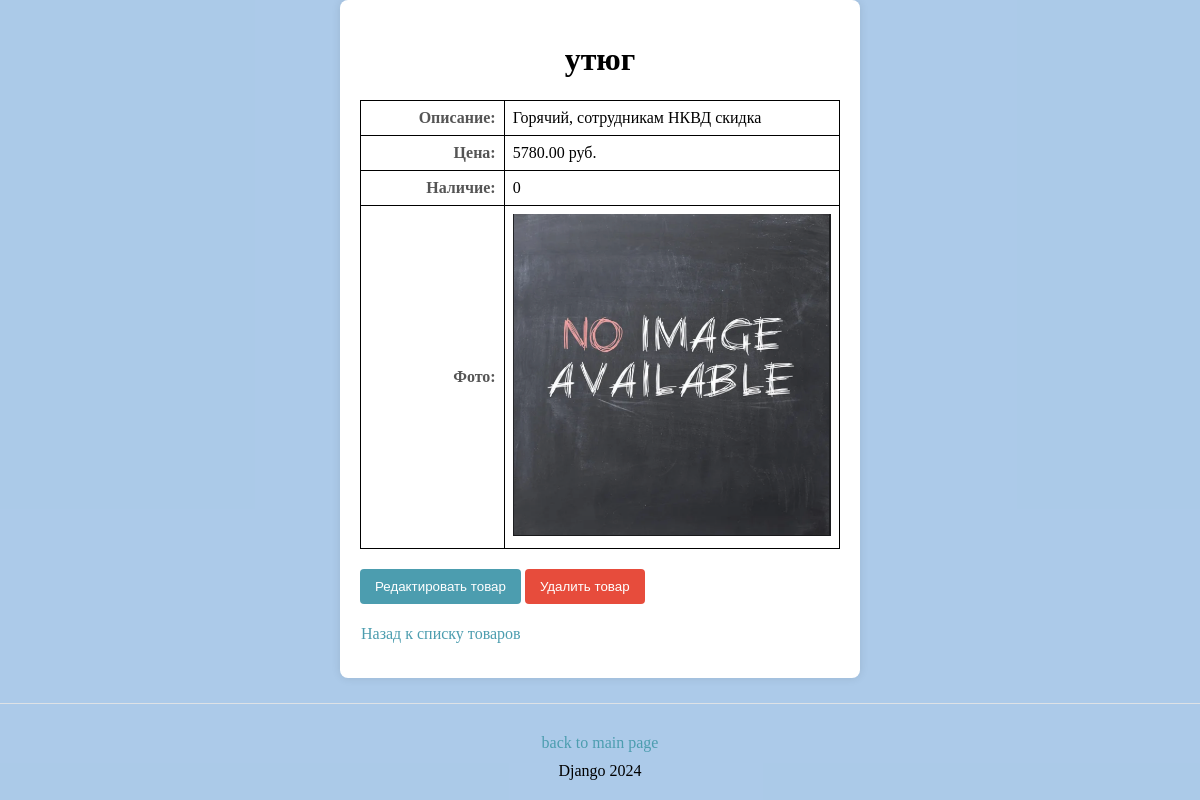
Page /products/3/ on the committed database.
### products/models.py (models this page shows, shortened)
class Product(models.Model):
    objects = models.Manager()
    name = models.CharField(max_length=255, unique=True)
    description = models.TextField(null=True, blank=True)
    price = models.DecimalField(max_digits=10, decimal_places=2)
    count = models.PositiveIntegerField(default=0)
    image = models.ImageField(upload_to='products/', null=True, blank=True)
    class Meta:
        permissions = [
            ("can_view_product", "Can view product"),
            ("can_add_product", "Can add product"),
            ("can_change_product", "Can change product"),
            ("can_delete_product", "Can delete product"),
        ]

### products/views.py (the view)
# urls.py: path('<int:pk>/', product_detail, name='product_detail'),
def product_detail(request, pk):
    product = get_object_or_404(Product, pk=pk)
    return render(request, 'products/product_detail.html',
                  {'product': product})

### templates/products/product_detail.html (shortened to what this page needs)
{% load static %}
<!DOCTYPE html>
<html lang="en">
<head>
    <link rel="stylesheet" href="{% static 'product/product.css' %}">
    <link rel="stylesheet" href="{% static 'other/other.css' %}">
</head>
<body>
<div class="form-container">
    <h1>{{ product.name }}</h1>
    <table class="product-table">
        <tr>
            <td class="label">Описание:</td>
            <td>{{ product.description }}</td>
        </tr>
        <tr>
            <td class="label">Цена:</td>
            <td>{{ product.price }} руб.</td>
        </tr>
        <tr>
            <td class="label">Наличие:</td>
            <td>{{ product.count }}</td>
        </tr>
        <tr>
            <td class="label">Фото:</td>
            <td>
                {% if product.image %}
                    <img src="{{ product.image.url }}" alt="{{ product.name }}"
                         class="product-image">
                {% else %}
                    <img src="{% static 'market/img/default.png' %}"
                     alt="Изображение отсутствует">
                {% endif %}
            </td>
        </tr>
    </table>
    <div>
        <form action="{% url 'products:product_update' product.id %}"
              method="GET"
              style="display:inline;">
            <button type="submit" class="button">Редактировать товар</button>
        </form>
        <form action="{% url 'products:product_delete' product.id %}"
              method="GET"
              style="display:inline;">
            <button type="submit" class="delete-button">Удалить товар
            </button>
        </form>
        <p><a href="{% url 'products:product_list' %}"
              class="back-button">Назад
            к списку товаров</a></p>
    </div>
</div>
<footer>
    <a href="{% url 'main' %}" class="footer-button">back to main page</a>
    <p>Django 2024</p>
</footer>
</body>
</html>

### static/product/product.css (style rules this page uses)
html, body { height: 100%; margin: 0; background-color: rgba(129, 175, 221, 0.42); display: flex; flex-direction: column; }
h1, h3 { text-align: center; }
p { margin: 1px; }
.product-table { border: 1px solid black; border-collapse: collapse; padding: 8px; margin-bottom: 20px; }
.product-table td img { max-width: 100%; height: auto; }
.product-table td { border: 1px solid black; border-collapse: collapse; padding: 8px; }
.product-table .label { font-weight: bold; text-align: right; width: 30%; color: #555; }
button { background-color: #4c9daf; color: white; padding: 10px 15px; border: none; border-radius: 4px; cursor: pointer; }
.delete-button { background-color: #e74c3c; color: white; padding: 10px 15px; border: none; border-radius: 4px; cursor: pointer; }
.back-button { display: inline-block; margin-top: 20px; text-decoration: none; color: #4c9daf; }
.form-container { width: 40%; margin: 0 auto; background-color: #ffffff; padding: 20px; border-radius: 8px; box-shadow: 0px 0px 10px rgba(0, 0, 0, 0.1); }
div { margin-bottom: 15px; }

### static/other/other.css (style rules this page uses)
footer { display: flex; flex-direction: column; justify-content: center; align-items: center; width: 100%; text-align: center; padding: 20px 0; background-color: transparent; border-top: 1px solid #dee2e6; margin-top: auto; }
footer p { margin: 0; padding: 0; }
.footer-button { color: #4c9daf; background-color: transparent; padding: 10px 20px; text-decoration: none; border-radius: 5px; font-size: 16px; }

### rows in the picture
Product: name "утюг", description "Горячий, сотрудникам НКВД скидка", price "5780.00", count "0"
